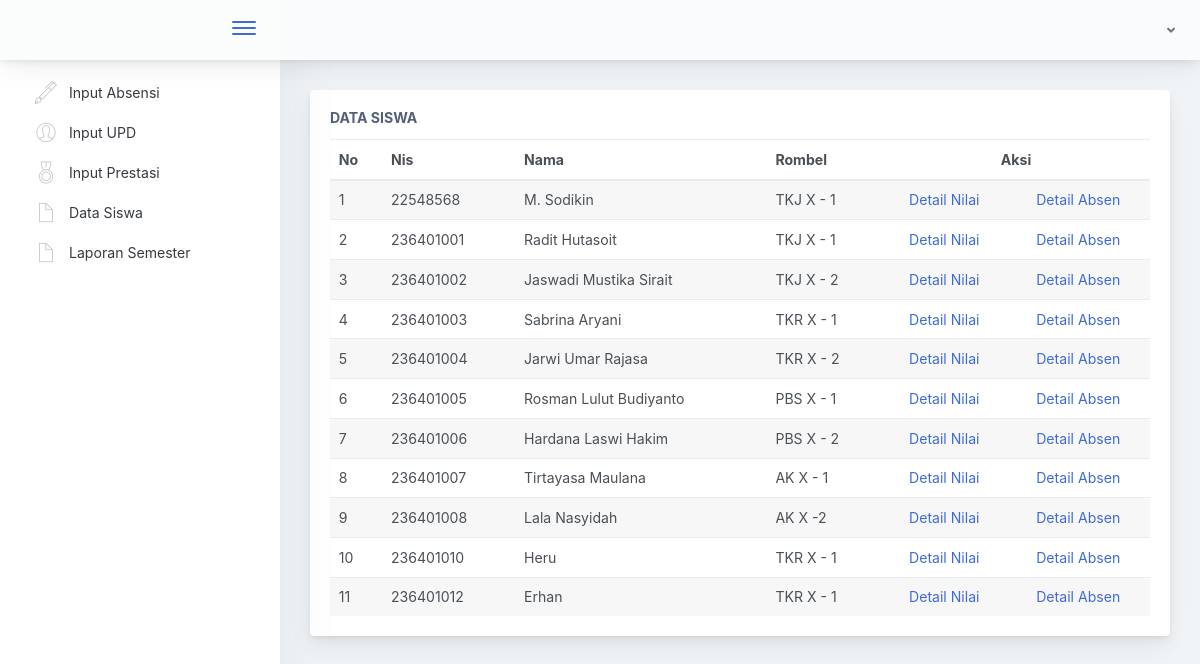
Before: /index.php/ps with the older database file.
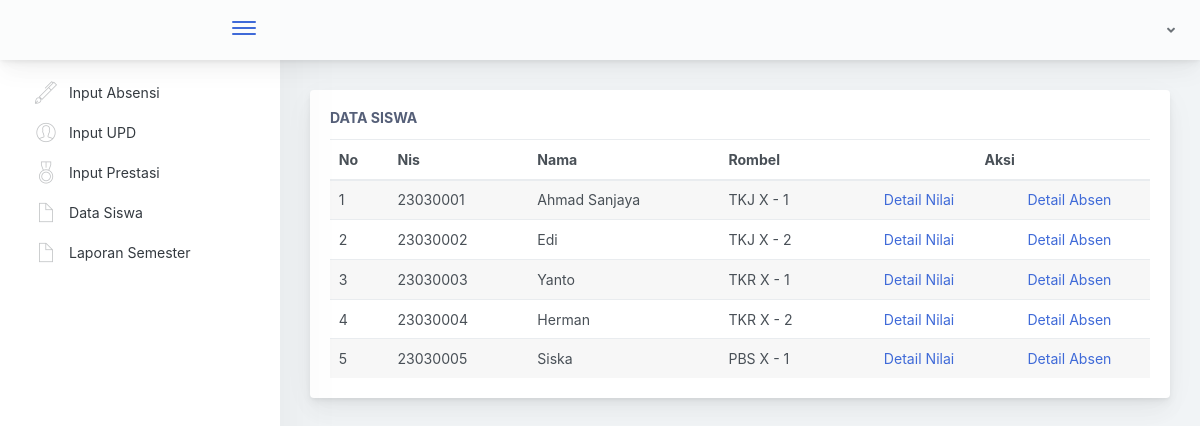
After: the same page with the newer database file.
### tables this page shows
CREATE TABLE `tb_siswa` (
  `nis` int NOT NULL,
  `id_rombel` int NOT NULL,
  `nama` varchar(50) NOT NULL,
  `username` varchar(50) NOT NULL,
  `password` varchar(250) NOT NULL
);

CREATE TABLE `tb_rombel` (
  `id_rombel` int NOT NULL,
  `rombel` varchar(50) NOT NULL
);

### application/controllers/Ps.php (called while the page is built, shortened)
<?php
class Ps extends CI_Controller {
  public function __construct()
  {
    $this->load->model('M_Nilai');
    $this->load->model('AbsenModel');
    $this->load->library('form_validation');
  }
  public function index()
  {
    $data['siswa'] = $this->db->query("SELECT * FROM tb_siswa,tb_rombel WHERE tb_siswa.id_rombel = tb_rombel.id_rombel")->result();
    $this->load->view('ps/siswa',$data);
  }
}

### index.php (called while the page is built, shortened)
<?php
require_once BASEPATH.'core/CodeIgniter.php';

### application/views/ps/siswa.php (the view, shortened to what this page needs)
<!doctype html>
<html lang="en">
<head>
</head>
<body>
        <div class="app-main">
                <div class="app-main__outer">
                    <div class="app-main__inner">
                     <div class="row">
                            <div class="col-lg-12">
                                <div class="main-card mb-3 card">
                                    <div class="card-body"><h5 class="card-title">Data Siswa</h5>
                                        <table class="mb-0 table table-striped">
                                            <thead>
                                            <tr>
                                                <th>No</th>
                                                <th>Nis</th>
                                                <th>Nama </th>
                                                <th>Rombel</th>
                                                <th colspan="2" class="text-center">Aksi</th>
                                            </tr>
                                            </thead>
                                            <tbody>
                                              <?php
                                                $no = 0;
                                              foreach ($siswa as $key) {
                                                $no++;
                                                ?>
                                                <tr>
                                                  <td><?php echo $no ?></td>
                                                  <td><?php echo $key->nis ?></td>
                                                  <td><?php echo $key->nama ?></td>
                                                  <td><?php echo $key->rombel ?></td>
                                                  <td class="text-center"><a href="<?php echo base_url()?>ps/detail/<?php echo $key->nis ?>">Detail Nilai</a></td>
                                                  <td class="text-center"><a href="<?php echo base_url()?>ps/detailabsen/<?php echo $key->nis ?>">Detail Absen</a></td>
                                                </tr>
                                                <?php
                                              }
                                               ?>
                                            </tbody>
                                        </table>
                                    </div>
                                </div>
                            </div>
                        </div>
                    </div>
        </div>
    </div>
<script type="text/javascript" src="<?php echo base_url('assets/scripts/main.js') ?>"></script></body>
</html>

Changed rows visible on the page:
removed tb_siswa: nis "22548568", nama "M. Sodikin", id_rombel.rombel "TKJ X - 1"
removed tb_siswa: nis "236401001", nama "Radit Hutasoit", id_rombel.rombel "TKJ X - 1"
removed tb_siswa: nis "236401002", nama "Jaswadi Mustika Sirait", id_rombel.rombel "TKJ X - 2"
removed tb_siswa: nis "236401003", nama "Sabrina Aryani", id_rombel.rombel "TKR X - 1"
removed tb_siswa: nis "236401004", nama "Jarwi Umar Rajasa", id_rombel.rombel "TKR X - 2"
removed tb_siswa: nis "236401005", nama "Rosman Lulut Budiyanto", id_rombel.rombel "PBS X - 1"
removed tb_siswa: nis "236401006", nama "Hardana Laswi Hakim", id_rombel.rombel "PBS X - 2"
removed tb_siswa: nis "236401007", nama "Tirtayasa Maulana", id_rombel.rombel "AK X - 1"
removed tb_siswa: nis "236401008", nama "Lala Nasyidah", id_rombel.rombel "AK X -2"
removed tb_siswa: nis "236401010", nama "Heru", id_rombel.rombel "TKR X - 1"
removed tb_siswa: nis "236401012", nama "Erhan", id_rombel.rombel "TKR X - 1"
added tb_siswa: nis "23030001", nama "Ahmad Sanjaya", id_rombel.rombel "TKJ X - 1"
added tb_siswa: nis "23030002", nama "Edi", id_rombel.rombel "TKJ X - 2"
added tb_siswa: nis "23030003", nama "Yanto", id_rombel.rombel "TKR X - 1"
added tb_siswa: nis "23030004", nama "Herman", id_rombel.rombel "TKR X - 2"
added tb_siswa: nis "23030005", nama "Siska", id_rombel.rombel "PBS X - 1"
